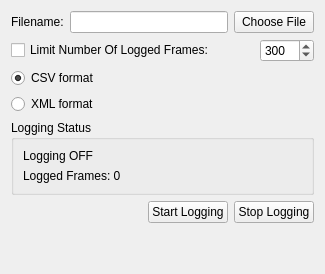
      <widget class="QWidget" name="tab_5">
      <attribute name="title">
       <string>Logging</string>
      </attribute>
      <layout class="QVBoxLayout" name="verticalLayout_51">
       <item>
        <layout class="QHBoxLayout" name="horizontalLayout_51">
         <item>
          <widget class="QLabel" name="label_51">
           <property name="text">
            <string>Filename:</string>
           </property>
          </widget>
         </item>
         <item>
          <widget class="QLineEdit" name="m_LoggingFileName"/>
         </item>
         <item>
          <widget class="QPushButton" name="m_ChooseFile">
           <property name="text">
            <string>Choose File</string>
           </property>
          </widget>
         </item>
        </layout>
       </item>
       <item>
        <layout class="QHBoxLayout" name="horizontalLayout_52">
         <item>
          <widget class="QCheckBox" name="m_LoggingLimit">
           <property name="text">
            <string>Limit Number Of Logged Frames:</string>
           </property>
          </widget>
         </item>
         <item>
          <spacer name="horizontalSpacer_51">
           <property name="orientation">
            <enum>Qt::Horizontal</enum>
           </property>
           <property name="sizeHint" stdset="0">
            <size>
             <width>40</width>
             <height>20</height>
            </size>
           </property>
          </spacer>
         </item>
         <item>
          <widget class="QSpinBox" name="m_LoggedFramesLimit">
           <property name="minimum">
            <number>1</number>
           </property>
           <property name="maximum">
            <number>9999</number>
           </property>
           <property name="value">
            <number>300</number>
           </property>
          </widget>
         </item>
        </layout>
       </item>
       <item>
        <widget class="QRadioButton" name="m_csvFormat">
         <property name="text">
          <string>CSV format</string>
         </property>
         <property name="checked">
          <bool>true</bool>
         </property>
        </widget>
       </item>
       <item>
        <widget class="QRadioButton" name="m_xmlFormat">
         <property name="text">
          <string>XML format</string>
         </property>
        </widget>
       </item>
       <item>
        <widget class="QGroupBox" name="groupBox_51">
         <property name="title">
          <string>Logging Status</string>
         </property>
         <layout class="QVBoxLayout" name="verticalLayout_52">
          <item>
           <widget class="QLabel" name="m_LoggingLabel">
            <property name="text">
             <string>Logging OFF</string>
            </property>
           </widget>
          </item>
          <item>
           <widget class="QLabel" name="m_LoggedFramesLabel">
            <property name="text">
             <string>Logged Frames: 0</string>
            </property>
           </widget>
          </item>
         </layout>
        </widget>
       </item>
       <item>
        <layout class="QHBoxLayout" name="horizontalLayout_53">
         <item>
          <spacer name="horizontalSpacer_52">
           <property name="orientation">
            <enum>Qt::Horizontal</enum>
           </property>
           <property name="sizeHint" stdset="0">
            <size>
             <width>40</width>
             <height>20</height>
            </size>
           </property>
          </spacer>
         </item>
         <item>
          <widget class="QPushButton" name="m_StartLogging">
           <property name="text">
            <string>Start Logging</string>
           </property>
          </widget>
         </item>
         <item>
          <widget class="QPushButton" name="m_StopLogging">
           <property name="text">
            <string>Stop Logging</string>
           </property>
          </widget>
         </item>
        </layout>
       </item>
       <item>
        <spacer name="verticalSpacer_52">
         <property name="orientation">
          <enum>Qt::Vertical</enum>
         </property>
         <property name="sizeHint" stdset="0">
          <size>
           <width>20</width>
           <height>40</height>
          </size>
         </property>
        </spacer>
       </item>
      </layout>
     </widget>
